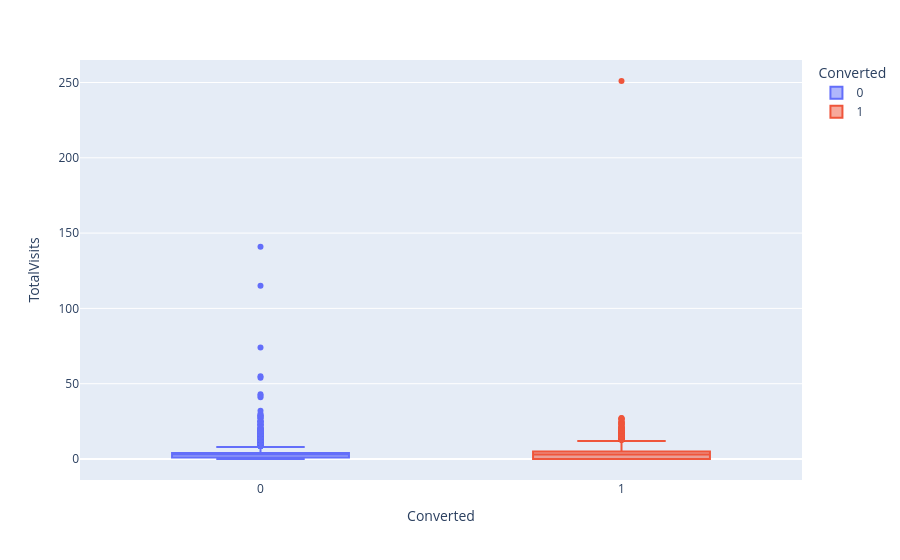

Write notebook code for a chart like this one.
### Markdown cell above
### BoxPlot Total Visits com influência de Target
- Não revela algo tão interessante.

### Code cell
px.box(
  df_leads,
  x='Converted',
  y='TotalVisits',
  color='Converted',
)

### Figure 1 — Plotly figure (JSON) as saved in the notebook; plotly's stock layout.template omitted (floating-point values rounded to 4 significant figures; data arrays with more than 128 entries replaced by an {"elided": "..."} marker saying what was removed)
{"data": [{"alignmentgroup": "True", "hovertemplate": "Converted=%{x}<br>TotalVisits=%{y}<extra></extra>", "legendgroup": "0", "marker": {"color": "#636efa"}, "name": "0", "notched": false, "offsetgroup": "0", "orientation": "v", "showlegend": true, "type": "box", "x": {"elided": "5639 int values"}, "x0": " ", "xaxis": "x", "y": {"elided": "5639 float values"}, "y0": " ", "yaxis": "y"}, {"alignmentgroup": "True", "hovertemplate": "Converted=%{x}<br>TotalVisits=%{y}<extra></extra>", "legendgroup": "1", "marker": {"color": "#EF553B"}, "name": "1", "notched": false, "offsetgroup": "1", "orientation": "v", "showlegend": true, "type": "box", "x": {"elided": "3435 int values"}, "x0": " ", "xaxis": "x", "y": {"elided": "3435 float values"}, "y0": " ", "yaxis": "y"}], "layout": {"boxmode": "overlay", "legend": {"title": {"text": "Converted"}, "tracegroupgap": 0}, "margin": {"t": 60}, "xaxis": {"anchor": "y", "categoryarray": [0, 1], "categoryorder": "array", "domain": [0, 1], "title": {"text": "Converted"}}, "yaxis": {"anchor": "x", "domain": [0, 1], "title": {"text": "TotalVisits"}}}}
